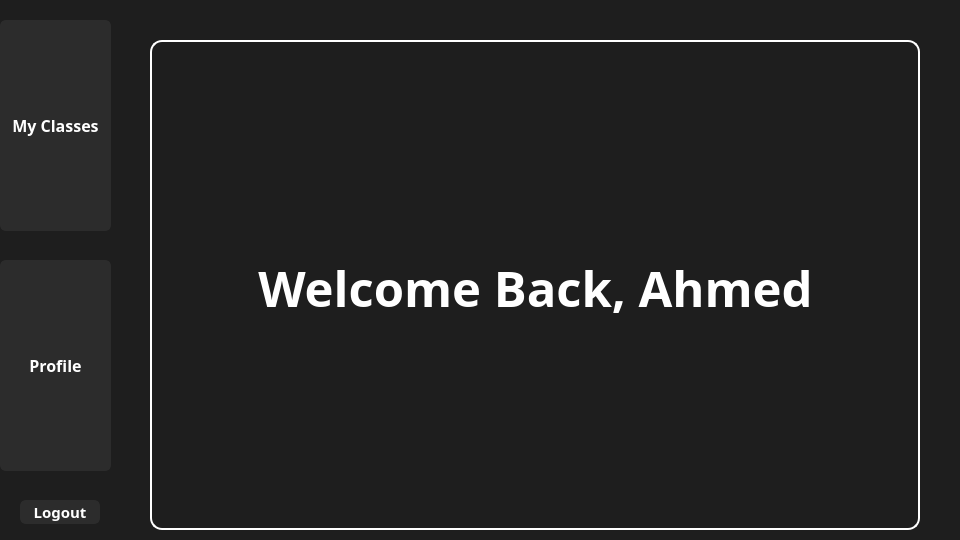
<?xml version="1.0" encoding="UTF-8"?>
<ui version="4.0">
 <class>Coach_homepageClass</class>
 <widget class="QWidget" name="Coach_homepageClass">
  <property name="geometry">
   <rect>
    <x>0</x>
    <y>0</y>
    <width>960</width>
    <height>540</height>
   </rect>
  </property>
  <property name="font">
   <font>
    <pointsize>15</pointsize>
   </font>
  </property>
  <property name="windowTitle">
   <string>Form</string>
  </property>
  <widget class="QStackedWidget" name="Pages">
   <property name="geometry">
    <rect>
     <x>150</x>
     <y>40</y>
     <width>770</width>
     <height>490</height>
    </rect>
   </property>
   <property name="styleSheet">
    <string notr="true">QStackedWidget#Pages{
border: 2px solid white;
border-radius: 12px;
}</string>
   </property>
   <widget class="QWidget" name="page">
    <property name="styleSheet">
     <string notr="true">background-color: transparent;</string>
    </property>
    <widget class="QLabel" name="welcome">
     <property name="geometry">
      <rect>
       <x>8</x>
       <y>15</y>
       <width>751</width>
       <height>461</height>
      </rect>
     </property>
     <property name="font">
      <font>
       <family>Futura</family>
       <pointsize>37</pointsize>
       <bold>true</bold>
      </font>
     </property>
     <property name="styleSheet">
      <string notr="true">color: white;
background-color: transparent;
</string>
     </property>
     <property name="text">
      <string>Welcome Back, Ahmed</string>
     </property>
     <property name="alignment">
      <set>Qt::AlignmentFlag::AlignCenter</set>
     </property>
    </widget>
    <widget class="QLabel" name="logo">
     <property name="geometry">
      <rect>
       <x>300</x>
       <y>60</y>
       <width>131</width>
       <height>31</height>
      </rect>
     </property>
     <property name="text">
      <string/>
     </property>
     <property name="pixmap">
      <pixmap>assets/XFitLogo.png</pixmap>
     </property>
     <property name="scaledContents">
      <bool>true</bool>
     </property>
    </widget>
   </widget>
  </widget>
  <widget class="QLabel" name="Background">
   <property name="geometry">
    <rect>
     <x>0</x>
     <y>0</y>
     <width>960</width>
     <height>540</height>
    </rect>
   </property>
   <property name="styleSheet">
    <string notr="true">background-color:#1e1e1e;</string>
   </property>
   <property name="text">
    <string/>
   </property>
  </widget>
  <widget class="QWidget" name="Panel" native="true">
   <property name="geometry">
    <rect>
     <x>-40</x>
     <y>20</y>
     <width>161</width>
     <height>511</height>
    </rect>
   </property>
   <property name="styleSheet">
    <string notr="true">QWidget#widget{
    border-radius: 14px;
    border: 2px solid white ;
}</string>
   </property>
   <widget class="QPushButton" name="MyClasses">
    <property name="geometry">
     <rect>
      <x>40</x>
      <y>0</y>
      <width>111</width>
      <height>211</height>
     </rect>
    </property>
    <property name="font">
     <font>
      <family>Futura</family>
      <pointsize>12</pointsize>
      <bold>true</bold>
     </font>
    </property>
    <property name="styleSheet">
     <string notr="true">QPushButton {
    background-color: #2c2c2c;      /* Dark default */
    color: white;
    border: 2px solid #2c2c2c;
    border-radius: 6px;
}

QPushButton:hover {
    background-color: #8B50FF ;      /* Blue on hover */
    border: 2px solid #8B50FF ;
    color: white;
}

QPushButton:pressed {
    background-color: #6F3FCC; /* Darker shade of #3498db */
}</string>
    </property>
    <property name="text">
     <string>My Classes</string>
    </property>
   </widget>
   <widget class="QPushButton" name="Profile">
    <property name="geometry">
     <rect>
      <x>40</x>
      <y>240</y>
      <width>111</width>
      <height>211</height>
     </rect>
    </property>
    <property name="font">
     <font>
      <family>Futura</family>
      <pointsize>12</pointsize>
      <bold>true</bold>
     </font>
    </property>
    <property name="styleSheet">
     <string notr="true">QPushButton {
    background-color: #2c2c2c;      /* Dark default */
    color: white;
    border: 2px solid #2c2c2c;
    border-radius: 6px;
}

QPushButton:hover {
    background-color: #8B50FF ;      /* Blue on hover */
    border: 2px solid #8B50FF ;
    color: white;
}

QPushButton:pressed {
    background-color: #6F3FCC; /* Darker shade of #3498db */
}</string>
    </property>
    <property name="text">
     <string>Profile</string>
    </property>
   </widget>
   <widget class="QPushButton" name="Logout">
    <property name="geometry">
     <rect>
      <x>60</x>
      <y>480</y>
      <width>80</width>
      <height>24</height>
     </rect>
    </property>
    <property name="font">
     <font>
      <family>Futura</family>
      <pointsize>11</pointsize>
      <bold>true</bold>
     </font>
    </property>
    <property name="styleSheet">
     <string notr="true">QPushButton {
    background-color: #2c2c2c;      /* Dark default */
    color: white;
    border: 2px solid #2c2c2c;
    border-radius: 6px;
}

QPushButton:hover {
    background-color: #FF0000;      /* Blue on hover */
    border: 2px solid #FF0000;
    color: white;
}

QPushButton:pressed {
    background-color: #c0392b; /* Darker red */
}</string>
    </property>
    <property name="text">
     <string>Logout</string>
    </property>
   </widget>
  </widget>
  <widget class="QLabel" name="Date_time">
   <property name="geometry">
    <rect>
     <x>690</x>
     <y>20</y>
     <width>231</width>
     <height>16</height>
    </rect>
   </property>
   <property name="font">
    <font>
     <family>Futura</family>
     <pointsize>13</pointsize>
     <bold>true</bold>
    </font>
   </property>
   <property name="styleSheet">
    <string notr="true">color:white;</string>
   </property>
   <property name="text">
    <string/>
   </property>
   <property name="alignment">
    <set>Qt::AlignmentFlag::AlignCenter</set>
   </property>
  </widget>
  <zorder>Background</zorder>
  <zorder>Panel</zorder>
  <zorder>Pages</zorder>
  <zorder>Date_time</zorder>
 </widget>
 <resources/>
 <connections/>
</ui>
